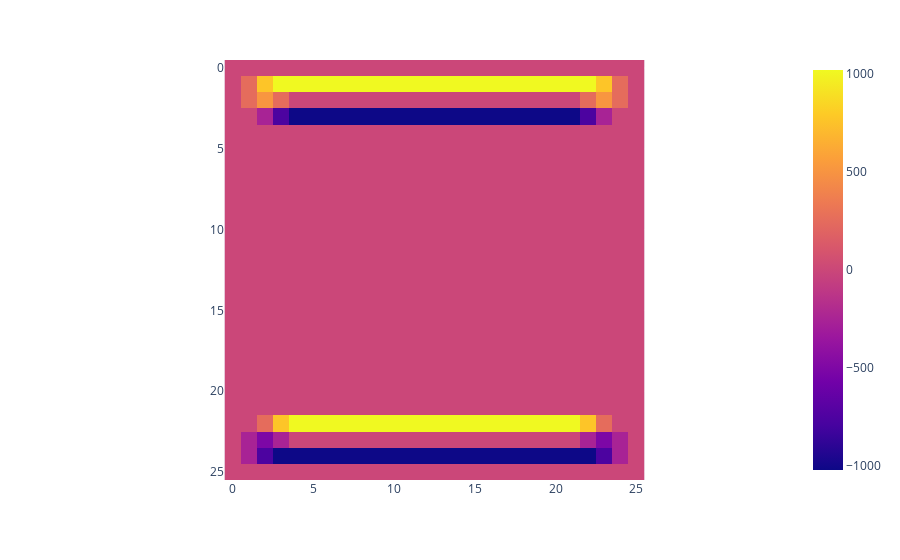

The notebook cell this image was saved under:
### Code cell
#show the gradient y
px.imshow(gy)

### Figure 1 — Plotly figure (JSON) as saved in the notebook; plotly's stock layout.template omitted (floating-point values rounded to 4 significant figures; data arrays with more than 128 entries replaced by an {"elided": "..."} marker saying what was removed)
{"data": [{"coloraxis": "coloraxis", "hovertemplate": "x: %{x}<br>y: %{y}<br>color: %{z}<extra></extra>", "type": "heatmap", "z": {"elided": "26x26 int values"}}], "layout": {"coloraxis": {"colorscale": [[0, "#0d0887"], [0.1111, "#46039f"], [0.2222, "#7201a8"], [0.3333, "#9c179e"], [0.4444, "#bd3786"], [0.5556, "#d8576b"], [0.6667, "#ed7953"], [0.7778, "#fb9f3a"], [0.8889, "#fdca26"], [1, "#f0f921"]]}, "margin": {"t": 60}, "xaxis": {"constrain": "domain", "scaleanchor": "y"}, "yaxis": {"autorange": "reversed", "constrain": "domain"}}}
